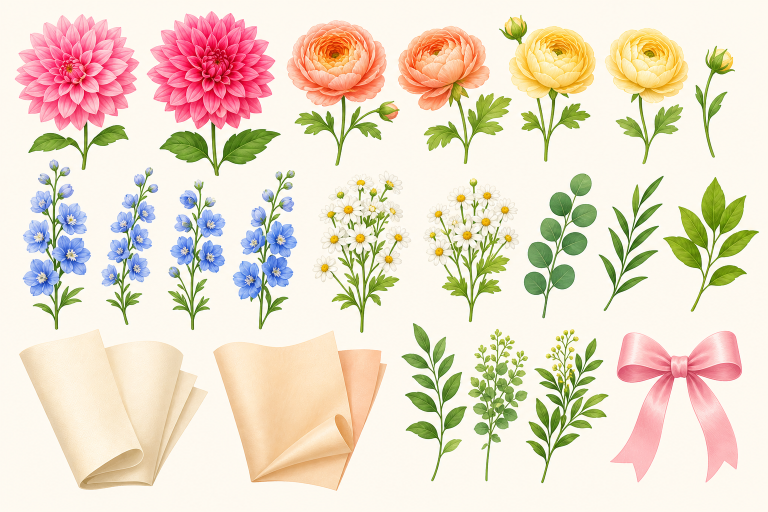
#> input picture 视觉验证/第二轮-首束花资产验证/首束花资产板-v2-斑斓花朵.png, 1536 x 1024 px (shown at 1/2 size)
$ python extract-bouquet-v2-art.py
#> lines starting #> are read from the running program, lines starting #| are printed output that depends on the picture; after the words box and inside, x2 and y2 are one past the last pixel; in counts of white or black regions, pixels touching at a corner belong together
#!/usr/bin/env python3
from __future__ import annotations

from collections import deque
from dataclasses import dataclass
from pathlib import Path

from PIL import Image, ImageDraw, ImageFont


ROOT = Path(__file__).resolve().parents[1]
SOURCE = ROOT / "视觉验证/第二轮-首束花资产验证/首束花资产板-v2-斑斓花朵.png"
OUTPUT_DIR = ROOT / "assets/resources/art/bouquet-v2"
CONTACT_SHEET = ROOT / "视觉验证/第二轮-首束花资产验证/首束花透明资产-v2-contact.png"


@dataclass(frozen=True)
class CropSpec:
    name: str
    box: tuple[int, int, int, int]
    threshold: int = 34
    padding: int = 8


CROPS: tuple[CropSpec, ...] = (
    CropSpec("dahlia-1", (22, 32, 266, 318), 38),
    CropSpec("dahlia-2", (292, 32, 542, 330), 38),
    CropSpec("ranunculus-peach-1", (562, 38, 790, 332), 34),
    CropSpec("ranunculus-peach-2", (805, 46, 970, 332), 34),
    CropSpec("ranunculus-yellow-1", (1014, 42, 1168, 335), 30),
    CropSpec("delphinium-1", (25, 335, 188, 660), 36),
    CropSpec("delphinium-2", (218, 330, 328, 660), 36),
    CropSpec("daisy-1", (625, 345, 822, 655), 24),
    CropSpec("daisy-2", (850, 345, 1032, 648), 24),
    CropSpec("leaf-round", (1050, 355, 1192, 625), 34),
    CropSpec("leaf-slim", (1200, 356, 1325, 620), 34),
    CropSpec("leaf-large", (1338, 356, 1524, 626), 34),
    CropSpec("wrapper-back", (30, 675, 370, 1014), 18, 12),
    CropSpec("wrapper-front", (430, 675, 765, 1000), 18, 12),
    CropSpec("ribbon-pink", (1232, 668, 1518, 1008), 24, 12),
)


def corner_average(image: Image.Image) -> tuple[int, int, int]:
    rgb = image.convert("RGB")
    width, height = rgb.size
    samples = []
    for x, y in (
        (0, 0),
        (width - 1, 0),
        (0, height - 1),
        (width - 1, height - 1),
    ):
        samples.append(rgb.getpixel((x, y)))
    return tuple(sum(pixel[channel] for pixel in samples) // len(samples) for channel in range(3))


def color_distance(a: tuple[int, int, int], b: tuple[int, int, int]) -> float:
    return sum((a[channel] - b[channel]) ** 2 for channel in range(3)) ** 0.5


def remove_border_background(image: Image.Image, threshold: int) -> Image.Image:
    rgba = image.convert("RGBA")
    rgb = rgba.convert("RGB")
    width, height = rgba.size
    bg = corner_average(image)
    visited = set()
    queue: deque[tuple[int, int]] = deque()

    for x in range(width):
        queue.append((x, 0))
        queue.append((x, height - 1))
    for y in range(height):
        queue.append((0, y))
        queue.append((width - 1, y))

    pixels = rgba.load()
    rgb_pixels = rgb.load()

    while queue:
        x, y = queue.popleft()
        if x < 0 or y < 0 or x >= width or y >= height or (x, y) in visited:
            continue
        visited.add((x, y))
        if color_distance(rgb_pixels[x, y], bg) > threshold:
            continue

        red, green, blue, _ = pixels[x, y]
        pixels[x, y] = (red, green, blue, 0)
        queue.append((x + 1, y))
        queue.append((x - 1, y))
        queue.append((x, y + 1))
        queue.append((x, y - 1))

    return rgba


def trim_alpha(image: Image.Image, padding: int) -> Image.Image:
    alpha = image.getchannel("A")
    bounds = alpha.getbbox()
    if bounds is None:
        return image

    left, top, right, bottom = bounds
    left = max(0, left - padding)
    top = max(0, top - padding)
    right = min(image.width, right + padding)
    bottom = min(image.height, bottom + padding)
    return image.crop((left, top, right, bottom))


def make_contact_sheet(files: list[Path]) -> None:
    cell_width = 220
    cell_height = 250
    columns = 5
    rows = (len(files) + columns - 1) // columns
    sheet = Image.new("RGB", (columns * cell_width, rows * cell_height), (248, 244, 234))
    draw = ImageDraw.Draw(sheet)
    font = ImageFont.load_default()

    for index, path in enumerate(files):
        image = Image.open(path).convert("RGBA")
        image.thumbnail((170, 185), Image.Resampling.LANCZOS)
        column = index % columns
        row = index // columns
        x = column * cell_width + (cell_width - image.width) // 2
        y = row * cell_height + 20
        checker = Image.new("RGB", (170, 185), (236, 232, 222))
        checker_draw = ImageDraw.Draw(checker)
        for cx in range(0, 170, 16):
            for cy in range(0, 185, 16):
                if (cx // 16 + cy // 16) % 2 == 0:
                    checker_draw.rectangle((cx, cy, cx + 15, cy + 15), fill=(255, 252, 244))
        sheet.paste(checker, (column * cell_width + 25, row * cell_height + 15))
        sheet.paste(image, (x, y), image)
        draw.text((column * cell_width + 18, row * cell_height + 215), path.stem, fill=(70, 72, 62), font=font)

    CONTACT_SHEET.parent.mkdir(parents=True, exist_ok=True)
    sheet.save(CONTACT_SHEET)


def main() -> None:
    if not SOURCE.exists():
        raise FileNotFoundError(f"Missing source board: {SOURCE}")

    OUTPUT_DIR.mkdir(parents=True, exist_ok=True)
    source = Image.open(SOURCE)
#> source is the input picture: PIL image 1536x1024 RGB; mean R, G, B 234.9, 221.2, 202.1
    written: list[Path] = []

    for crop in CROPS:
        image = source.crop(crop.box)
        image = remove_border_background(image, crop.threshold)
        image = trim_alpha(image, crop.padding)
        output = OUTPUT_DIR / f"{crop.name}.png"
        image.save(output)
        written.append(output)
#> this loop made 15 passes
#> (bg in remove_border_background, bounds in trim_alpha, left in trim_alpha, top in trim_alpha, right in trim_alpha, bottom in trim_alpha) on passes 1, 2, 3, 4, 5, 6, 7, 9, 12, 13, 14, 15: ((253, 249, 240), (7, 0, 244, 286), 0, 0, 244, 286), ((254, 249, 240), (1, 0, 250, 298), 0, 0, 250, 298), ((254, 249, 240), (11, 2, 228, 294), 3, 0, 228, 294), ((253, 249, 240), (0, 6, 165, 282), 0, 0, 165, 286), ((253, 249, 241), (0, 0, 154, 282), 0, 0, 154, 290), ((254, 249, 241), (20, 0, 157, 325), 12, 0, 163, 325), ((253, 249, 240), (0, 4, 98, 320), 0, 0, 106, 328), ((253, 249, 240), (0, 11, 182, 300), 0, 3, 182, 303), ((254, 249, 240), (0, 0, 181, 268), 0, 0, 186, 270), ((254, 249, 240), (8, 0, 340, 305), 0, 0, 340, 317), ((254, 249, 240), (0, 0, 335, 307), 0, 0, 335, 319), ((254, 249, 240), (0, 0, 252, 297), 0, 0, 264, 309)
#> (bg in remove_border_background, left in trim_alpha, top in trim_alpha, right in trim_alpha, bottom in trim_alpha) on passes 8, 10, 11: ((254, 249, 240), 0, 0, 197, 310), ((253, 249, 240), 0, 0, 142, 270), ((206, 213, 187), 0, 0, 125, 264)
#> pass 1, in trim_alpha, `alpha = image.getchannel("A")`:
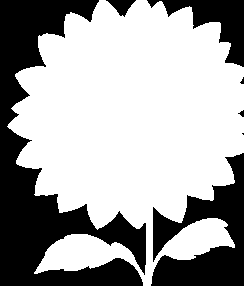
#> alpha: PIL image 244x286 L; 64.9% white; 7 black regions (2 under 20 px), largest, box (x1, y1, x2, y2) and area: (0, 0, 146, 286) 15654, (151, 153, 244, 286) 6168, (147, 0, 244, 67) 2355, (106, 0, 136, 17) 254, (238, 110, 244, 117) 23
#> after the loop:
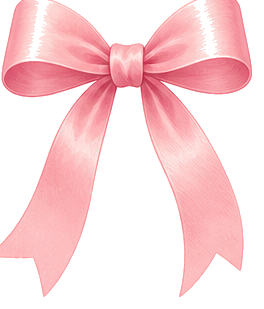
#> image: PIL image 264x309 RGBA; mean R, G, B, A 250.6, 212.9, 210.7, 118.2; transparent parts drawn white
#> after the loop, written = 15 items

    make_contact_sheet(written)
#> in make_contact_sheet, `rows = (len(files) + columns - 1) // columns`: rows = 3
#> in make_contact_sheet, `image.thumbnail((170, 185), Image.Resampling.LANCZOS)`:
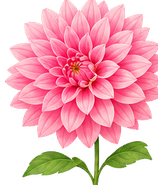
#> image: PIL image 158x185 RGBA; mean R, G, B, A 164, 99.3, 107.5, 165.6; transparent parts drawn white
#> in make_contact_sheet, `column = index % columns`: column = 0
#> in make_contact_sheet, `x = column * cell_width + (cell_width - image.width) // 2`: x = 31
#> in make_contact_sheet, `y = row * cell_height + 20`: y = 20
#> in make_contact_sheet, `checker = Image.new("RGB", (170, 185), (236, 232, 222))`:
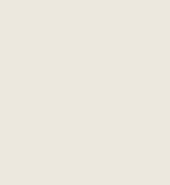
#> checker: PIL image 170x185 RGB; mean R, G, B 236, 232, 222
#> in make_contact_sheet, `sheet.paste(checker, (column * cell_width + 25, row * cell_height + 15))`:
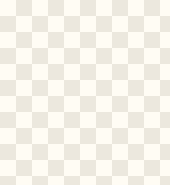
#> checker: PIL image 170x185 RGB; mean R, G, B 245.5, 242, 233
#> in make_contact_sheet, `sheet.paste(image, (x, y), image)`:
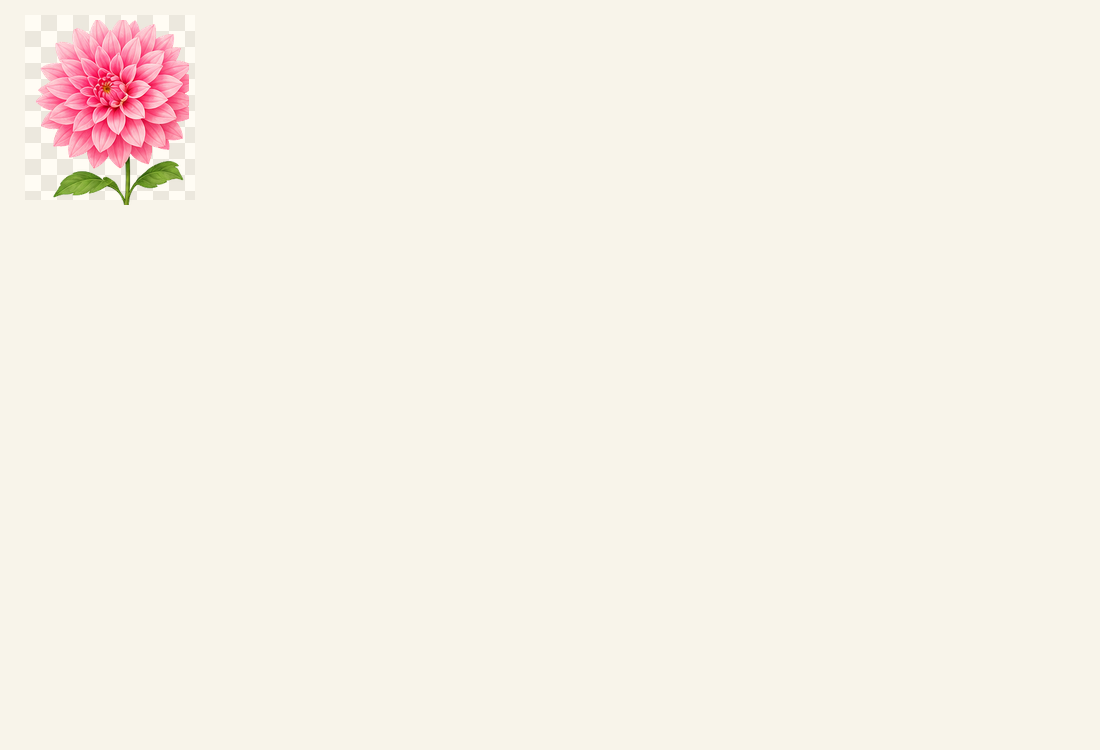
#> sheet: PIL image 1100x750 RGB; mean R, G, B 247.7, 241.5, 232.1
#> in make_contact_sheet, `sheet.save(CONTACT_SHEET)`:
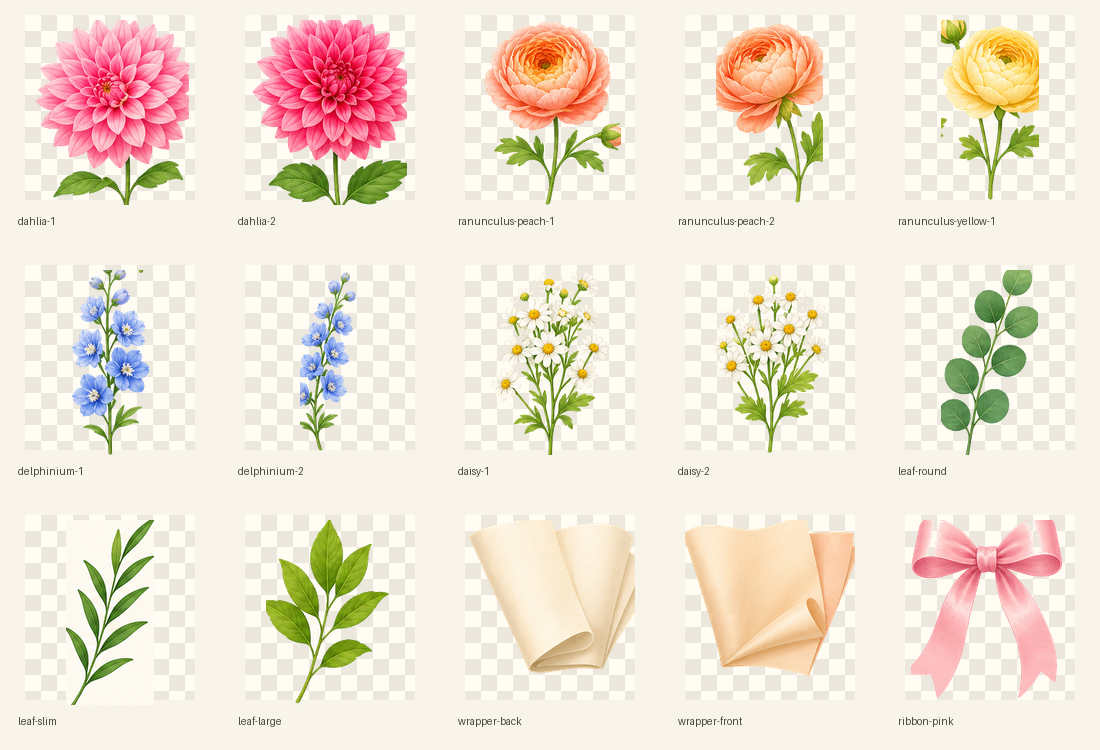
#> saved as 首束花透明资产-v2-contact.png: PIL image 1100x750 RGB; mean R, G, B 239.2, 227.8, 213.4
    print(f"Generated {len(written)} prototype art assets in {OUTPUT_DIR}")
#| Generated 15 prototype art assets in assets/resources/art/bouquet-v2
    print(f"Contact sheet: {CONTACT_SHEET}")


if __name__ == "__main__":
    main()
